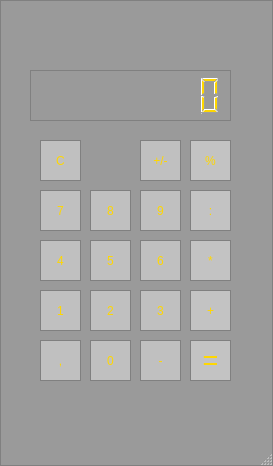
<?xml version="1.0" encoding="UTF-8"?>
<ui version="4.0">
 <class>MainWindow</class>
 <widget class="QMainWindow" name="MainWindow">
  <property name="geometry">
   <rect>
    <x>0</x>
    <y>0</y>
    <width>273</width>
    <height>466</height>
   </rect>
  </property>
  <property name="minimumSize">
   <size>
    <width>273</width>
    <height>466</height>
   </size>
  </property>
  <property name="maximumSize">
   <size>
    <width>640</width>
    <height>800</height>
   </size>
  </property>
  <property name="font">
   <font>
    <pointsize>9</pointsize>
   </font>
  </property>
  <property name="windowTitle">
   <string>MainWindow</string>
  </property>
  <property name="autoFillBackground">
   <bool>false</bool>
  </property>
  <property name="styleSheet">
   <string notr="true">QMainWindow{
 background-color:rgb(154, 154, 154);
border:1px solid gray;
padding:5px;
}
</string>
  </property>
  <widget class="QWidget" name="centralwidget">
   <property name="minimumSize">
    <size>
     <width>263</width>
     <height>329</height>
    </size>
   </property>
   <property name="maximumSize">
    <size>
     <width>1919191</width>
     <height>16777215</height>
    </size>
   </property>
   <widget class="QPushButton" name="button_1">
    <property name="enabled">
     <bool>true</bool>
    </property>
    <property name="geometry">
     <rect>
      <x>40</x>
      <y>290</y>
      <width>41</width>
      <height>41</height>
     </rect>
    </property>
    <property name="sizePolicy">
     <sizepolicy hsizetype="Preferred" vsizetype="Preferred">
      <horstretch>0</horstretch>
      <verstretch>0</verstretch>
     </sizepolicy>
    </property>
    <property name="autoFillBackground">
     <bool>false</bool>
    </property>
    <property name="styleSheet">
     <string notr="true">QPushButton{
background-color: #C0C0C0;
border:1px solid gray;
padding:5px;
color: #FFD700;
}

QPushButton:pressed{
background-color: #A9A9A9;
border:1px solid gray;
padding:5px;
}
QPushButton:disabled{
background-color: #A9A9A9;
border:1px solid gray;
padding:5px;
}</string>
    </property>
    <property name="text">
     <string>1</string>
    </property>
   </widget>
   <widget class="QPushButton" name="button_4">
    <property name="enabled">
     <bool>true</bool>
    </property>
    <property name="geometry">
     <rect>
      <x>40</x>
      <y>240</y>
      <width>41</width>
      <height>41</height>
     </rect>
    </property>
    <property name="sizePolicy">
     <sizepolicy hsizetype="Preferred" vsizetype="Preferred">
      <horstretch>0</horstretch>
      <verstretch>0</verstretch>
     </sizepolicy>
    </property>
    <property name="autoFillBackground">
     <bool>false</bool>
    </property>
    <property name="styleSheet">
     <string notr="true">QPushButton{
background-color: #C0C0C0;
border:1px solid gray;
padding:5px;
color: #FFD700;
}

QPushButton:pressed{
background-color: #A9A9A9;
border:1px solid gray;
padding:5px;
}
QPushButton:disabled{
background-color: #A9A9A9;
border:1px solid gray;
padding:5px;
}</string>
    </property>
    <property name="text">
     <string>4</string>
    </property>
   </widget>
   <widget class="QPushButton" name="button_2">
    <property name="enabled">
     <bool>true</bool>
    </property>
    <property name="geometry">
     <rect>
      <x>90</x>
      <y>290</y>
      <width>41</width>
      <height>41</height>
     </rect>
    </property>
    <property name="sizePolicy">
     <sizepolicy hsizetype="Preferred" vsizetype="Preferred">
      <horstretch>0</horstretch>
      <verstretch>0</verstretch>
     </sizepolicy>
    </property>
    <property name="autoFillBackground">
     <bool>false</bool>
    </property>
    <property name="styleSheet">
     <string notr="true">QPushButton{
background-color: #C0C0C0;
border:1px solid gray;
padding:5px;
color: #FFD700;
}

QPushButton:pressed{
background-color: #A9A9A9;
border:1px solid gray;
padding:5px;
}
QPushButton:disabled{
background-color: #A9A9A9;
border:1px solid gray;
padding:5px;
}</string>
    </property>
    <property name="text">
     <string>2</string>
    </property>
   </widget>
   <widget class="QPushButton" name="button_5">
    <property name="enabled">
     <bool>true</bool>
    </property>
    <property name="geometry">
     <rect>
      <x>90</x>
      <y>240</y>
      <width>41</width>
      <height>41</height>
     </rect>
    </property>
    <property name="sizePolicy">
     <sizepolicy hsizetype="Preferred" vsizetype="Preferred">
      <horstretch>0</horstretch>
      <verstretch>0</verstretch>
     </sizepolicy>
    </property>
    <property name="autoFillBackground">
     <bool>false</bool>
    </property>
    <property name="styleSheet">
     <string notr="true">QPushButton{
background-color: #C0C0C0;
border:1px solid gray;
padding:5px;
color: #FFD700;
}

QPushButton:pressed{
background-color: #A9A9A9;
border:1px solid gray;
padding:5px;
}
QPushButton:disabled{
background-color: #A9A9A9;
border:1px solid gray;
padding:5px;
}</string>
    </property>
    <property name="text">
     <string>5</string>
    </property>
   </widget>
   <widget class="QPushButton" name="button_3">
    <property name="enabled">
     <bool>true</bool>
    </property>
    <property name="geometry">
     <rect>
      <x>140</x>
      <y>290</y>
      <width>41</width>
      <height>41</height>
     </rect>
    </property>
    <property name="sizePolicy">
     <sizepolicy hsizetype="Preferred" vsizetype="Preferred">
      <horstretch>0</horstretch>
      <verstretch>0</verstretch>
     </sizepolicy>
    </property>
    <property name="autoFillBackground">
     <bool>false</bool>
    </property>
    <property name="styleSheet">
     <string notr="true">QPushButton{
background-color: #C0C0C0;
border:1px solid gray;
padding:5px;
color: #FFD700;
}

QPushButton:pressed{
background-color: #A9A9A9;
border:1px solid gray;
padding:5px;
}
QPushButton:disabled{
background-color: #A9A9A9;
border:1px solid gray;
padding:5px;
}</string>
    </property>
    <property name="text">
     <string>3</string>
    </property>
   </widget>
   <widget class="QPushButton" name="button_6">
    <property name="enabled">
     <bool>true</bool>
    </property>
    <property name="geometry">
     <rect>
      <x>140</x>
      <y>240</y>
      <width>41</width>
      <height>41</height>
     </rect>
    </property>
    <property name="sizePolicy">
     <sizepolicy hsizetype="Preferred" vsizetype="Preferred">
      <horstretch>0</horstretch>
      <verstretch>0</verstretch>
     </sizepolicy>
    </property>
    <property name="autoFillBackground">
     <bool>false</bool>
    </property>
    <property name="styleSheet">
     <string notr="true">QPushButton{
background-color: #C0C0C0;
border:1px solid gray;
padding:5px;
color: #FFD700;
}

QPushButton:pressed{
background-color: #A9A9A9;
border:1px solid gray;
padding:5px;
}
QPushButton:disabled{
background-color: #A9A9A9;
border:1px solid gray;
padding:5px;
}</string>
    </property>
    <property name="text">
     <string>6</string>
    </property>
   </widget>
   <widget class="QPushButton" name="button_7">
    <property name="enabled">
     <bool>true</bool>
    </property>
    <property name="geometry">
     <rect>
      <x>40</x>
      <y>190</y>
      <width>41</width>
      <height>41</height>
     </rect>
    </property>
    <property name="sizePolicy">
     <sizepolicy hsizetype="Preferred" vsizetype="Preferred">
      <horstretch>0</horstretch>
      <verstretch>0</verstretch>
     </sizepolicy>
    </property>
    <property name="autoFillBackground">
     <bool>false</bool>
    </property>
    <property name="styleSheet">
     <string notr="true">QPushButton{
background-color: #C0C0C0;
border:1px solid gray;
padding:5px;
color: #FFD700;
}

QPushButton:pressed{
background-color: #A9A9A9;
border:1px solid gray;
padding:5px;
}
QPushButton:disabled{
background-color: #A9A9A9;
border:1px solid gray;
padding:5px;
}</string>
    </property>
    <property name="text">
     <string>7</string>
    </property>
   </widget>
   <widget class="QPushButton" name="button_8">
    <property name="enabled">
     <bool>true</bool>
    </property>
    <property name="geometry">
     <rect>
      <x>90</x>
      <y>190</y>
      <width>41</width>
      <height>41</height>
     </rect>
    </property>
    <property name="sizePolicy">
     <sizepolicy hsizetype="Preferred" vsizetype="Preferred">
      <horstretch>0</horstretch>
      <verstretch>0</verstretch>
     </sizepolicy>
    </property>
    <property name="autoFillBackground">
     <bool>false</bool>
    </property>
    <property name="styleSheet">
     <string notr="true">QPushButton{
background-color: #C0C0C0;
border:1px solid gray;
padding:5px;
color: #FFD700;
}

QPushButton:pressed{
background-color: #A9A9A9;
border:1px solid gray;
padding:5px;
}
QPushButton:disabled{
background-color: #A9A9A9;
border:1px solid gray;
padding:5px;
}</string>
    </property>
    <property name="text">
     <string>8</string>
    </property>
   </widget>
   <widget class="QPushButton" name="button_9">
    <property name="enabled">
     <bool>true</bool>
    </property>
    <property name="geometry">
     <rect>
      <x>140</x>
      <y>190</y>
      <width>41</width>
      <height>41</height>
     </rect>
    </property>
    <property name="sizePolicy">
     <sizepolicy hsizetype="Preferred" vsizetype="Preferred">
      <horstretch>0</horstretch>
      <verstretch>0</verstretch>
     </sizepolicy>
    </property>
    <property name="autoFillBackground">
     <bool>false</bool>
    </property>
    <property name="styleSheet">
     <string notr="true">QPushButton{
background-color: #C0C0C0;
border:1px solid gray;
padding:5px;
color: #FFD700;
}

QPushButton:pressed{
background-color: #A9A9A9;
border:1px solid gray;
padding:5px;
}
QPushButton:disabled{
background-color: #A9A9A9;
border:1px solid gray;
padding:5px;
}</string>
    </property>
    <property name="text">
     <string>9</string>
    </property>
   </widget>
   <widget class="QPushButton" name="plus">
    <property name="enabled">
     <bool>true</bool>
    </property>
    <property name="geometry">
     <rect>
      <x>190</x>
      <y>290</y>
      <width>41</width>
      <height>41</height>
     </rect>
    </property>
    <property name="sizePolicy">
     <sizepolicy hsizetype="Preferred" vsizetype="Preferred">
      <horstretch>0</horstretch>
      <verstretch>0</verstretch>
     </sizepolicy>
    </property>
    <property name="autoFillBackground">
     <bool>false</bool>
    </property>
    <property name="styleSheet">
     <string notr="true">QPushButton{
background-color: rgb(195, 195, 195);
border:1px solid gray;
padding:5px;
color: #FFD700;
}

QPushButton:pressed{
background-color: #A9A9A9;
border:1px solid gray;
padding:5px;
}
QPushButton:disabled{
background-color: #A9A9A9;
border:1px solid gray;
padding:5px;
}</string>
    </property>
    <property name="text">
     <string>+</string>
    </property>
   </widget>
   <widget class="QPushButton" name="button_0">
    <property name="enabled">
     <bool>true</bool>
    </property>
    <property name="geometry">
     <rect>
      <x>90</x>
      <y>340</y>
      <width>41</width>
      <height>41</height>
     </rect>
    </property>
    <property name="sizePolicy">
     <sizepolicy hsizetype="Preferred" vsizetype="Preferred">
      <horstretch>0</horstretch>
      <verstretch>0</verstretch>
     </sizepolicy>
    </property>
    <property name="autoFillBackground">
     <bool>false</bool>
    </property>
    <property name="styleSheet">
     <string notr="true">QPushButton{
background-color: #C0C0C0;
border:1px solid gray;
padding:5px;
color: #FFD700;
}

QPushButton:pressed{
background-color: #A9A9A9;
border:1px solid gray;
padding:5px;
}
QPushButton:disabled{
background-color: #A9A9A9;
border:1px solid gray;
padding:5px;
}</string>
    </property>
    <property name="text">
     <string>0</string>
    </property>
   </widget>
   <widget class="QPushButton" name="C">
    <property name="enabled">
     <bool>true</bool>
    </property>
    <property name="geometry">
     <rect>
      <x>40</x>
      <y>140</y>
      <width>41</width>
      <height>41</height>
     </rect>
    </property>
    <property name="sizePolicy">
     <sizepolicy hsizetype="Preferred" vsizetype="Preferred">
      <horstretch>0</horstretch>
      <verstretch>0</verstretch>
     </sizepolicy>
    </property>
    <property name="autoFillBackground">
     <bool>false</bool>
    </property>
    <property name="styleSheet">
     <string notr="true">QPushButton{
background-color: #C0C0C0;
border:1px solid gray;
padding:5px;
color: #FFD700;
}

QPushButton:pressed{
background-color: #A9A9A9;
border:1px solid gray;
padding:5px;
}
QPushButton:disabled{
background-color: #A9A9A9;
border:1px solid gray;
padding:5px;
}</string>
    </property>
    <property name="text">
     <string>C</string>
    </property>
   </widget>
   <widget class="QLCDNumber" name="lcdNumber">
    <property name="geometry">
     <rect>
      <x>30</x>
      <y>70</y>
      <width>201</width>
      <height>51</height>
     </rect>
    </property>
    <property name="maximumSize">
     <size>
      <width>20000</width>
      <height>20000</height>
     </size>
    </property>
    <property name="autoFillBackground">
     <bool>false</bool>
    </property>
    <property name="styleSheet">
     <string notr="true">QLCDNumber{
background-color:rgb(154, 154, 154);
border:1px solid gray;
padding:5px;
color: #FFD700;
}</string>
    </property>
    <property name="smallDecimalPoint">
     <bool>true</bool>
    </property>
    <property name="digitCount">
     <number>8</number>
    </property>
    <property name="mode">
     <enum>QLCDNumber::Dec</enum>
    </property>
    <property name="value" stdset="0">
     <double>0.000000000000000</double>
    </property>
   </widget>
   <widget class="QPushButton" name="minus">
    <property name="enabled">
     <bool>true</bool>
    </property>
    <property name="geometry">
     <rect>
      <x>140</x>
      <y>340</y>
      <width>41</width>
      <height>41</height>
     </rect>
    </property>
    <property name="sizePolicy">
     <sizepolicy hsizetype="Preferred" vsizetype="Preferred">
      <horstretch>0</horstretch>
      <verstretch>0</verstretch>
     </sizepolicy>
    </property>
    <property name="autoFillBackground">
     <bool>false</bool>
    </property>
    <property name="styleSheet">
     <string notr="true">QPushButton{
background-color: #C0C0C0;
border:1px solid gray;
padding:5px;
color: #FFD700;
}

QPushButton:pressed{
background-color: #A9A9A9;
border:1px solid gray;
padding:5px;
}
QPushButton:disabled{
background-color: #A9A9A9;
border:1px solid gray;
padding:5px;
}</string>
    </property>
    <property name="text">
     <string>-</string>
    </property>
   </widget>
   <widget class="QPushButton" name="division">
    <property name="enabled">
     <bool>true</bool>
    </property>
    <property name="geometry">
     <rect>
      <x>190</x>
      <y>190</y>
      <width>41</width>
      <height>41</height>
     </rect>
    </property>
    <property name="sizePolicy">
     <sizepolicy hsizetype="Preferred" vsizetype="Preferred">
      <horstretch>0</horstretch>
      <verstretch>0</verstretch>
     </sizepolicy>
    </property>
    <property name="autoFillBackground">
     <bool>false</bool>
    </property>
    <property name="styleSheet">
     <string notr="true">QPushButton{
background-color: rgb(195, 195, 195);
border:1px solid gray;
padding:5px;
color: #FFD700;
}

QPushButton:pressed{
background-color: #A9A9A9;
border:1px solid gray;
padding:5px;
}
QPushButton:disabled{
background-color: #A9A9A9;
border:1px solid gray;
padding:5px;
}</string>
    </property>
    <property name="text">
     <string>:</string>
    </property>
   </widget>
   <widget class="QPushButton" name="multiplication">
    <property name="enabled">
     <bool>true</bool>
    </property>
    <property name="geometry">
     <rect>
      <x>190</x>
      <y>240</y>
      <width>41</width>
      <height>41</height>
     </rect>
    </property>
    <property name="sizePolicy">
     <sizepolicy hsizetype="Preferred" vsizetype="Preferred">
      <horstretch>0</horstretch>
      <verstretch>0</verstretch>
     </sizepolicy>
    </property>
    <property name="autoFillBackground">
     <bool>false</bool>
    </property>
    <property name="styleSheet">
     <string notr="true">QPushButton{
background-color: rgb(195, 195, 195);
border:1px solid gray;
padding:5px;
color: #FFD700;
}

QPushButton:pressed{
background-color: #A9A9A9;
border:1px solid gray;
padding:5px;
}
QPushButton:disabled{
background-color: #A9A9A9;
border:1px solid gray;
padding:5px;
}</string>
    </property>
    <property name="text">
     <string>*</string>
    </property>
   </widget>
   <widget class="QPushButton" name="modulo">
    <property name="enabled">
     <bool>true</bool>
    </property>
    <property name="geometry">
     <rect>
      <x>190</x>
      <y>140</y>
      <width>41</width>
      <height>41</height>
     </rect>
    </property>
    <property name="sizePolicy">
     <sizepolicy hsizetype="Preferred" vsizetype="Preferred">
      <horstretch>0</horstretch>
      <verstretch>0</verstretch>
     </sizepolicy>
    </property>
    <property name="autoFillBackground">
     <bool>false</bool>
    </property>
    <property name="styleSheet">
     <string notr="true">QPushButton{
background-color: rgb(195, 195, 195);
border:1px solid gray;
padding:5px;
color: #FFD700;
}

QPushButton:pressed{
background-color: #A9A9A9;
border:1px solid gray;
padding:5px;
}
QPushButton:disabled{
background-color: #A9A9A9;
border:1px solid gray;
padding:5px;
}</string>
    </property>
    <property name="text">
     <string>%</string>
    </property>
   </widget>
   <widget class="QPushButton" name="result">
    <property name="enabled">
     <bool>true</bool>
    </property>
    <property name="geometry">
     <rect>
      <x>190</x>
      <y>340</y>
      <width>41</width>
      <height>41</height>
     </rect>
    </property>
    <property name="sizePolicy">
     <sizepolicy hsizetype="Preferred" vsizetype="Preferred">
      <horstretch>0</horstretch>
      <verstretch>0</verstretch>
     </sizepolicy>
    </property>
    <property name="font">
     <font>
      <pointsize>20</pointsize>
     </font>
    </property>
    <property name="autoFillBackground">
     <bool>false</bool>
    </property>
    <property name="styleSheet">
     <string notr="true">QPushButton{
background-color: rgb(195, 195, 195);
border:1px solid gray;
padding:5px;
color: #FFD700;
}

QPushButton:pressed{
background-color: #A9A9A9;
border:1px solid gray;
padding:5px;
}
QPushButton:disabled{
background-color: #A9A9A9;
border:1px solid gray;
padding:5px;
}</string>
    </property>
    <property name="text">
     <string>=</string>
    </property>
   </widget>
   <widget class="QPushButton" name="plus_minus">
    <property name="enabled">
     <bool>true</bool>
    </property>
    <property name="geometry">
     <rect>
      <x>140</x>
      <y>140</y>
      <width>41</width>
      <height>41</height>
     </rect>
    </property>
    <property name="sizePolicy">
     <sizepolicy hsizetype="Preferred" vsizetype="Preferred">
      <horstretch>0</horstretch>
      <verstretch>0</verstretch>
     </sizepolicy>
    </property>
    <property name="autoFillBackground">
     <bool>false</bool>
    </property>
    <property name="styleSheet">
     <string notr="true">QPushButton{
background-color: #C0C0C0;
border:1px solid gray;
padding:5px;
color: #FFD700;
}

QPushButton:pressed{
background-color: #A9A9A9;
border:1px solid gray;
padding:5px;
}
QPushButton:disabled{
background-color: #A9A9A9;
border:1px solid gray;
padding:5px;
}</string>
    </property>
    <property name="text">
     <string>+/-</string>
    </property>
   </widget>
   <widget class="QPushButton" name="dot">
    <property name="enabled">
     <bool>true</bool>
    </property>
    <property name="geometry">
     <rect>
      <x>40</x>
      <y>340</y>
      <width>41</width>
      <height>41</height>
     </rect>
    </property>
    <property name="sizePolicy">
     <sizepolicy hsizetype="Preferred" vsizetype="Preferred">
      <horstretch>0</horstretch>
      <verstretch>0</verstretch>
     </sizepolicy>
    </property>
    <property name="autoFillBackground">
     <bool>false</bool>
    </property>
    <property name="styleSheet">
     <string notr="true">QPushButton{
background-color: #C0C0C0;
border:1px solid gray;
padding:5px;
color: #FFD700;
}

QPushButton:pressed{
background-color: #A9A9A9;
border:1px solid gray;
padding:5px;
}
QPushButton:disabled{
background-color: #A9A9A9;
border:1px solid gray;
padding:5px;
}</string>
    </property>
    <property name="text">
     <string>,</string>
    </property>
   </widget>
   <widget class="QTextBrowser" name="textBrowser">
    <property name="geometry">
     <rect>
      <x>-340</x>
      <y>30</y>
      <width>211</width>
      <height>31</height>
     </rect>
    </property>
    <property name="styleSheet">
     <string notr="true">QTextBrowser{
background-color: #C0C0C0;
border:1px solid gray;
padding:5px;
}</string>
    </property>
   </widget>
   <widget class="QLabel" name="label">
    <property name="geometry">
     <rect>
      <x>10</x>
      <y>30</y>
      <width>51</width>
      <height>21</height>
     </rect>
    </property>
    <property name="text">
     <string/>
    </property>
   </widget>
   <widget class="QWidget" name="gridLayoutWidget">
    <property name="geometry">
     <rect>
      <x>440</x>
      <y>380</y>
      <width>160</width>
      <height>80</height>
     </rect>
    </property>
    <layout class="QGridLayout" name="gridLayout"/>
   </widget>
   <widget class="QLabel" name="label_2">
    <property name="geometry">
     <rect>
      <x>60</x>
      <y>20</y>
      <width>51</width>
      <height>21</height>
     </rect>
    </property>
    <property name="text">
     <string/>
    </property>
   </widget>
   <widget class="QLabel" name="label_3">
    <property name="geometry">
     <rect>
      <x>120</x>
      <y>20</y>
      <width>51</width>
      <height>21</height>
     </rect>
    </property>
    <property name="text">
     <string/>
    </property>
   </widget>
   <widget class="QLabel" name="label_4">
    <property name="geometry">
     <rect>
      <x>190</x>
      <y>20</y>
      <width>51</width>
      <height>21</height>
     </rect>
    </property>
    <property name="text">
     <string/>
    </property>
   </widget>
   <widget class="QLabel" name="label_5">
    <property name="geometry">
     <rect>
      <x>210</x>
      <y>40</y>
      <width>51</width>
      <height>21</height>
     </rect>
    </property>
    <property name="text">
     <string/>
    </property>
   </widget>
   <zorder>button_1</zorder>
   <zorder>button_4</zorder>
   <zorder>button_2</zorder>
   <zorder>button_5</zorder>
   <zorder>button_3</zorder>
   <zorder>button_6</zorder>
   <zorder>button_7</zorder>
   <zorder>button_8</zorder>
   <zorder>button_9</zorder>
   <zorder>plus</zorder>
   <zorder>button_0</zorder>
   <zorder>C</zorder>
   <zorder>minus</zorder>
   <zorder>division</zorder>
   <zorder>multiplication</zorder>
   <zorder>modulo</zorder>
   <zorder>result</zorder>
   <zorder>plus_minus</zorder>
   <zorder>dot</zorder>
   <zorder>textBrowser</zorder>
   <zorder>label</zorder>
   <zorder>lcdNumber</zorder>
   <zorder>gridLayoutWidget</zorder>
   <zorder>label_2</zorder>
   <zorder>label_3</zorder>
   <zorder>label_4</zorder>
   <zorder>label_5</zorder>
  </widget>
  <widget class="QStatusBar" name="statusbar"/>
  <widget class="QMenuBar" name="menubar">
   <property name="geometry">
    <rect>
     <x>0</x>
     <y>0</y>
     <width>273</width>
     <height>21</height>
    </rect>
   </property>
  </widget>
 </widget>
 <resources/>
 <connections/>
</ui>
